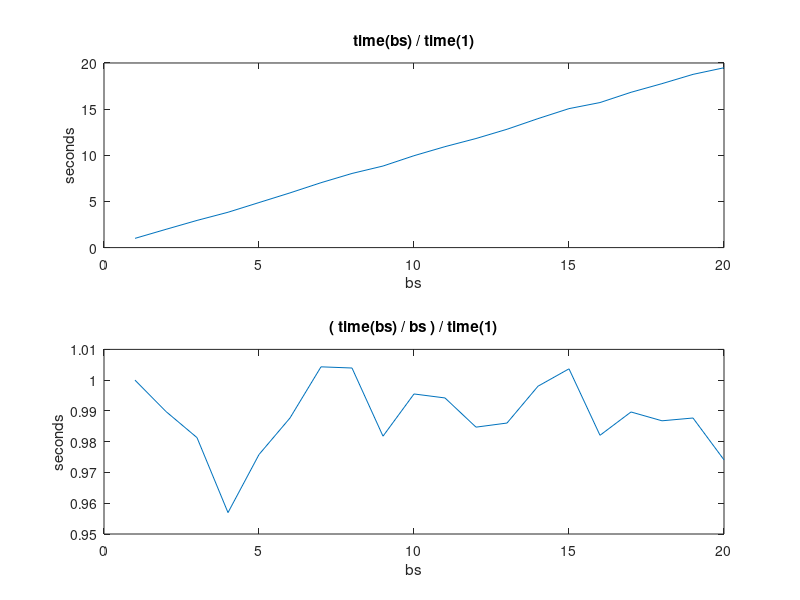

This figure's MATLAB source:
% Block Investigation
numReps=20;
numIter=20;
n = 5000;
A = spdiags(randn(n,101),-50:50,n,n);
averageTime=zeros(1,numIter);
for bs=1:numIter
    x=randn(n,bs);
    tic;
    for k=1:numReps
        y=A*x;
    end
    averageTime(bs) = toc/numReps;
end
figure
subplot(2,1,1)
plot(averageTime/averageTime(1))
title('time(bs) / time(1)')
xlabel('bs')
ylabel('seconds')
subplot(2,1,2)
plot((averageTime./(1:numIter))/averageTime(1))
title('( time(bs) / bs ) / time(1)')
xlabel('bs')
ylabel('seconds')